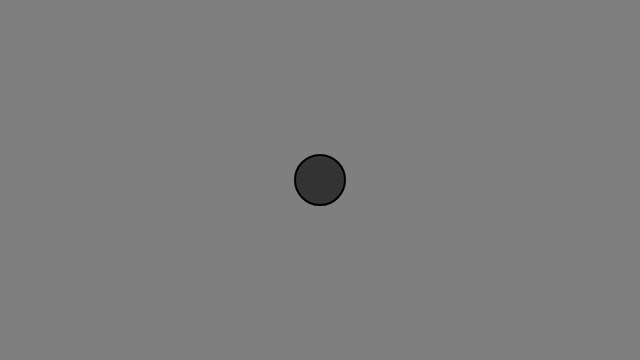
Frame 1 (no input)
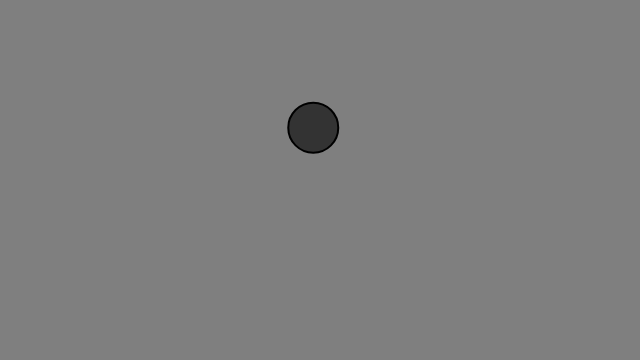
Frame 60 (no input)
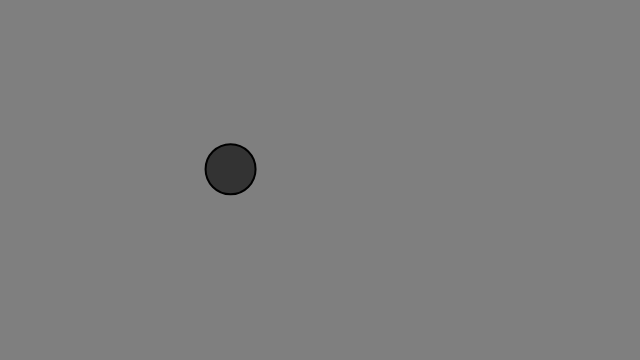
Frame 120 (the mouse pressed at the canvas centre since frame 60)

The p5.js sketch that drew these frames (run headless with seeded random() and noise() and a simulated clock; from frame 60 on, the mouse is pressed at the canvas centre):

// p5.js sketch
// ── sketch.js
//The Nature of Code
//Elvin Ciqueira
//http://natureofcode.com

let walker;

function setup() {
  createCanvas(640, 360);
  walker = new Walker();
}

function draw() {
  background(127);
  walker.display();
  walker.walk();
}

class Walker {
  constructor() {
    this.position = createVector(width / 2, height / 2);
    this.noff = createVector(random(1000), random(1000));
  }

  display() {
    strokeWeight(2);
    fill(51);
    stroke(0);
    ellipse(this.position.x, this.position.y, 50, 50);
  }

  walk() {
    this.position.x = map(noise(this.noff.x), 0, 1, 0, width);
    this.position.y = map(noise(this.noff.y), 0, 1, 0, height);
    this.noff.add(0.01, 0.01, 0);
  }
}
